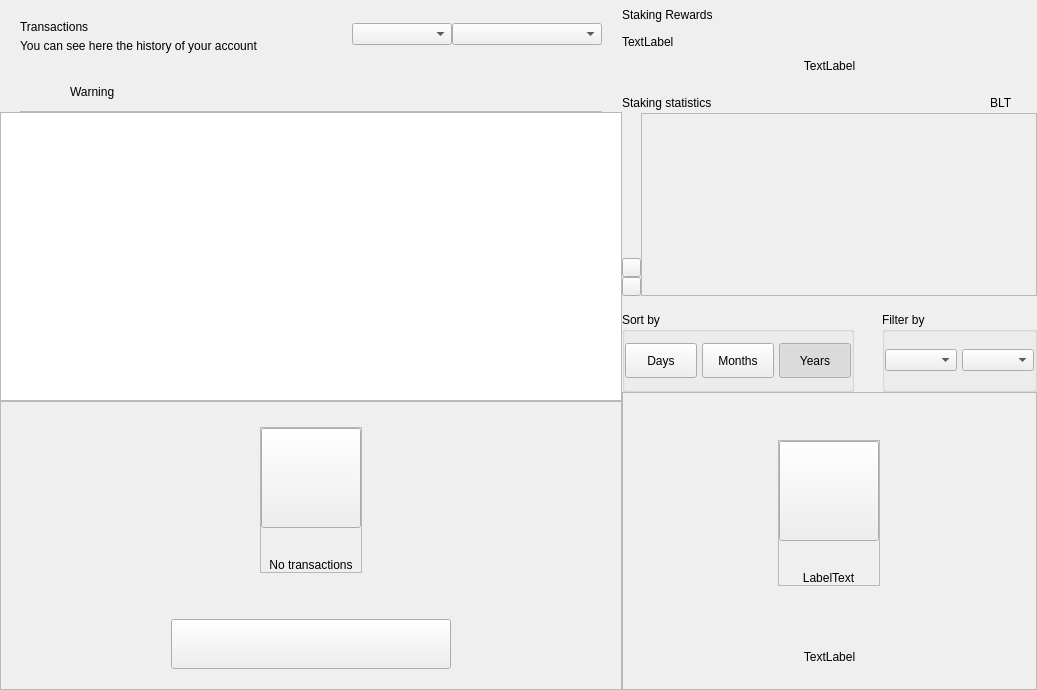
<?xml version="1.0" encoding="UTF-8"?>
<ui version="4.0">
 <class>DashboardWidget</class>
 <widget class="QWidget" name="DashboardWidget">
  <property name="geometry">
   <rect>
    <x>0</x>
    <y>0</y>
    <width>1037</width>
    <height>690</height>
   </rect>
  </property>
  <property name="windowTitle">
   <string>Form</string>
  </property>
  <layout class="QHBoxLayout" name="horizontalLayout_2" stretch="3,2">
   <property name="spacing">
    <number>0</number>
   </property>
   <property name="leftMargin">
    <number>0</number>
   </property>
   <property name="topMargin">
    <number>0</number>
   </property>
   <property name="rightMargin">
    <number>0</number>
   </property>
   <property name="bottomMargin">
    <number>0</number>
   </property>
   <item>
    <widget class="QWidget" name="left" native="true">
     <layout class="QVBoxLayout" name="left_2">
      <property name="spacing">
       <number>0</number>
      </property>
      <property name="leftMargin">
       <number>0</number>
      </property>
      <property name="topMargin">
       <number>0</number>
      </property>
      <property name="rightMargin">
       <number>0</number>
      </property>
      <property name="bottomMargin">
       <number>0</number>
      </property>
      <item>
       <layout class="QVBoxLayout" name="verticalLayout22">
        <property name="spacing">
         <number>0</number>
        </property>
        <property name="leftMargin">
         <number>20</number>
        </property>
        <property name="topMargin">
         <number>15</number>
        </property>
        <property name="rightMargin">
         <number>20</number>
        </property>
        <item>
         <widget class="QFrame" name="left_top_container">
          <layout class="QHBoxLayout" name="horizontalLayout">
           <property name="spacing">
            <number>0</number>
           </property>
           <property name="leftMargin">
            <number>0</number>
           </property>
           <property name="topMargin">
            <number>0</number>
           </property>
           <property name="rightMargin">
            <number>0</number>
           </property>
           <property name="bottomMargin">
            <number>0</number>
           </property>
           <item>
            <layout class="QVBoxLayout" name="verticalLayout_5">
             <property name="spacing">
              <number>5</number>
             </property>
             <property name="topMargin">
              <number>5</number>
             </property>
             <item>
              <widget class="QLabel" name="labelTitle">
               <property name="text">
                <string>Transactions</string>
               </property>
              </widget>
             </item>
             <item>
              <widget class="QLabel" name="labelSubtitle">
               <property name="text">
                <string>You can see here the history of your account</string>
               </property>
               <property name="alignment">
                <set>Qt::AlignLeading|Qt::AlignLeft|Qt::AlignVCenter</set>
               </property>
              </widget>
             </item>
            </layout>
           </item>
           <item>
            <spacer name="horizontalSpacer">
             <property name="orientation">
              <enum>Qt::Horizontal</enum>
             </property>
             <property name="sizeHint" stdset="0">
              <size>
               <width>40</width>
               <height>20</height>
              </size>
             </property>
            </spacer>
           </item>
           <item>
            <widget class="QComboBox" name="comboBoxSortType">
             <property name="minimumSize">
              <size>
               <width>100</width>
               <height>0</height>
              </size>
             </property>
            </widget>
           </item>
           <item>
            <widget class="QComboBox" name="comboBoxSort">
             <property name="minimumSize">
              <size>
               <width>150</width>
               <height>0</height>
              </size>
             </property>
            </widget>
           </item>
          </layout>
         </widget>
        </item>
       </layout>
      </item>
      <item>
       <spacer name="verticalSpacer">
        <property name="orientation">
         <enum>Qt::Vertical</enum>
        </property>
        <property name="sizeType">
         <enum>QSizePolicy::Fixed</enum>
        </property>
        <property name="sizeHint" stdset="0">
         <size>
          <width>20</width>
          <height>20</height>
         </size>
        </property>
       </spacer>
      </item>
      <item>
       <widget class="QWidget" name="layoutWarning" native="true">
        <layout class="QVBoxLayout" name="verticalLayout_3">
         <property name="spacing">
          <number>0</number>
         </property>
         <property name="leftMargin">
          <number>0</number>
         </property>
         <property name="topMargin">
          <number>0</number>
         </property>
         <property name="rightMargin">
          <number>0</number>
         </property>
         <property name="bottomMargin">
          <number>0</number>
         </property>
         <item>
          <widget class="QWidget" name="containerWarning" native="true">
           <layout class="QVBoxLayout" name="verticalLayout_21">
            <property name="spacing">
             <number>9</number>
            </property>
            <property name="leftMargin">
             <number>20</number>
            </property>
            <property name="topMargin">
             <number>9</number>
            </property>
            <property name="rightMargin">
             <number>20</number>
            </property>
            <property name="bottomMargin">
             <number>0</number>
            </property>
            <item>
             <widget class="QFrame" name="frameWarning">
              <property name="styleSheet">
               <string notr="true">border:none;</string>
              </property>
              <property name="frameShape">
               <enum>QFrame::StyledPanel</enum>
              </property>
              <property name="frameShadow">
               <enum>QFrame::Raised</enum>
              </property>
              <layout class="QHBoxLayout" name="horizontalLayout11" stretch="0,0,2">
               <property name="leftMargin">
                <number>0</number>
               </property>
               <property name="topMargin">
                <number>0</number>
               </property>
               <property name="rightMargin">
                <number>0</number>
               </property>
               <property name="bottomMargin">
                <number>0</number>
               </property>
               <item alignment="Qt::AlignVCenter">
                <widget class="QPushButton" name="imgWarning">
                 <property name="styleSheet">
                  <string notr="true">border:none;</string>
                 </property>
                 <property name="text">
                  <string/>
                 </property>
                 <property name="iconSize">
                  <size>
                   <width>24</width>
                   <height>24</height>
                  </size>
                 </property>
                </widget>
               </item>
               <item>
                <spacer name="horizontalSpacer_3">
                 <property name="orientation">
                  <enum>Qt::Horizontal</enum>
                 </property>
                 <property name="sizeType">
                  <enum>QSizePolicy::Fixed</enum>
                 </property>
                 <property name="sizeHint" stdset="0">
                  <size>
                   <width>12</width>
                   <height>20</height>
                  </size>
                 </property>
                </spacer>
               </item>
               <item alignment="Qt::AlignVCenter">
                <widget class="QLabel" name="lblWarning">
                 <property name="styleSheet">
                  <string notr="true"/>
                 </property>
                 <property name="text">
                  <string>Warning</string>
                 </property>
                 <property name="alignment">
                  <set>Qt::AlignBottom|Qt::AlignLeading|Qt::AlignLeft</set>
                 </property>
                </widget>
               </item>
              </layout>
             </widget>
            </item>
            <item>
             <widget class="QLabel" name="lblDivisory">
              <property name="minimumSize">
               <size>
                <width>0</width>
                <height>1</height>
               </size>
              </property>
              <property name="maximumSize">
               <size>
                <width>16777215</width>
                <height>1</height>
               </size>
              </property>
              <property name="styleSheet">
               <string notr="true">background-color:#bababa;</string>
              </property>
              <property name="text">
               <string/>
              </property>
              <property name="alignment">
               <set>Qt::AlignBottom|Qt::AlignLeading|Qt::AlignLeft</set>
              </property>
             </widget>
            </item>
           </layout>
          </widget>
         </item>
        </layout>
       </widget>
      </item>
      <item>
       <widget class="QListView" name="listTransactions">
        <property name="mouseTracking">
         <bool>true</bool>
        </property>
        <property name="selectionBehavior">
         <enum>QAbstractItemView::SelectItems</enum>
        </property>
        <property name="verticalScrollMode">
         <enum>QAbstractItemView::ScrollPerItem</enum>
        </property>
       </widget>
      </item>
      <item>
       <widget class="QFrame" name="emptyContainer">
        <property name="minimumSize">
         <size>
          <width>0</width>
          <height>100</height>
         </size>
        </property>
        <property name="frameShape">
         <enum>QFrame::StyledPanel</enum>
        </property>
        <property name="frameShadow">
         <enum>QFrame::Raised</enum>
        </property>
        <layout class="QVBoxLayout" name="verticalLayout_7" stretch="1,8,0,0">
         <property name="spacing">
          <number>0</number>
         </property>
         <property name="leftMargin">
          <number>0</number>
         </property>
         <property name="topMargin">
          <number>0</number>
         </property>
         <property name="rightMargin">
          <number>0</number>
         </property>
         <property name="bottomMargin">
          <number>20</number>
         </property>
         <item>
          <spacer name="verticalSpacer12">
           <property name="orientation">
            <enum>Qt::Vertical</enum>
           </property>
           <property name="sizeHint" stdset="0">
            <size>
             <width>20</width>
             <height>20</height>
            </size>
           </property>
          </spacer>
         </item>
         <item alignment="Qt::AlignHCenter|Qt::AlignVCenter">
          <widget class="QFrame" name="emptyScreen">
           <property name="sizePolicy">
            <sizepolicy hsizetype="Expanding" vsizetype="Expanding">
             <horstretch>0</horstretch>
             <verstretch>0</verstretch>
            </sizepolicy>
           </property>
           <property name="frameShape">
            <enum>QFrame::StyledPanel</enum>
           </property>
           <property name="frameShadow">
            <enum>QFrame::Raised</enum>
           </property>
           <layout class="QVBoxLayout" name="verticalLayout12">
            <property name="spacing">
             <number>30</number>
            </property>
            <property name="leftMargin">
             <number>0</number>
            </property>
            <property name="topMargin">
             <number>0</number>
            </property>
            <property name="rightMargin">
             <number>0</number>
            </property>
            <property name="bottomMargin">
             <number>0</number>
            </property>
            <item alignment="Qt::AlignHCenter|Qt::AlignVCenter">
             <widget class="QPushButton" name="pushImgEmpty">
              <property name="minimumSize">
               <size>
                <width>100</width>
                <height>100</height>
               </size>
              </property>
              <property name="maximumSize">
               <size>
                <width>100</width>
                <height>100</height>
               </size>
              </property>
              <property name="focusPolicy">
               <enum>Qt::NoFocus</enum>
              </property>
              <property name="text">
               <string/>
              </property>
              <property name="iconSize">
               <size>
                <width>100</width>
                <height>100</height>
               </size>
              </property>
             </widget>
            </item>
            <item alignment="Qt::AlignHCenter|Qt::AlignVCenter">
             <widget class="QLabel" name="labelEmpty">
              <property name="styleSheet">
               <string notr="true"/>
              </property>
              <property name="text">
               <string>No transactions</string>
              </property>
              <property name="alignment">
               <set>Qt::AlignCenter</set>
              </property>
             </widget>
            </item>
           </layout>
          </widget>
         </item>
         <item>
          <spacer name="verticalSpacer_21">
           <property name="orientation">
            <enum>Qt::Vertical</enum>
           </property>
           <property name="sizeHint" stdset="0">
            <size>
             <width>20</width>
             <height>40</height>
            </size>
           </property>
          </spacer>
         </item>
         <item alignment="Qt::AlignHCenter">
          <widget class="QPushButton" name="btnHowTo">
           <property name="minimumSize">
            <size>
             <width>280</width>
             <height>50</height>
            </size>
           </property>
           <property name="focusPolicy">
            <enum>Qt::NoFocus</enum>
           </property>
           <property name="text">
            <string/>
           </property>
          </widget>
         </item>
        </layout>
       </widget>
      </item>
     </layout>
    </widget>
   </item>
   <item>
    <widget class="QWidget" name="right" native="true">
     <property name="minimumSize">
      <size>
       <width>200</width>
       <height>0</height>
      </size>
     </property>
     <layout class="QVBoxLayout" name="verticalLayout_31">
      <property name="spacing">
       <number>0</number>
      </property>
      <property name="leftMargin">
       <number>0</number>
      </property>
      <property name="topMargin">
       <number>0</number>
      </property>
      <property name="rightMargin">
       <number>0</number>
      </property>
      <property name="bottomMargin">
       <number>0</number>
      </property>
      <item>
       <layout class="QVBoxLayout" name="verticalLayout_2" stretch="0,0,0,0,0,0,0">
        <property name="spacing">
         <number>0</number>
        </property>
        <item>
         <layout class="QHBoxLayout" name="horizontalLayout_3">
          <property name="spacing">
           <number>0</number>
          </property>
          <item>
           <layout class="QVBoxLayout" name="verticalLayout_6">
            <property name="spacing">
             <number>5</number>
            </property>
            <item>
             <widget class="QLabel" name="labelTitle2">
              <property name="minimumSize">
               <size>
                <width>0</width>
                <height>30</height>
               </size>
              </property>
              <property name="text">
               <string>Staking Rewards</string>
              </property>
             </widget>
            </item>
            <item>
             <widget class="QLabel" name="labelMessage">
              <property name="text">
               <string>TextLabel</string>
              </property>
             </widget>
            </item>
           </layout>
          </item>
          <item>
           <spacer name="horizontalSpacer_2">
            <property name="orientation">
             <enum>Qt::Horizontal</enum>
            </property>
            <property name="sizeType">
             <enum>QSizePolicy::MinimumExpanding</enum>
            </property>
            <property name="sizeHint" stdset="0">
             <size>
              <width>20</width>
              <height>20</height>
             </size>
            </property>
           </spacer>
          </item>
         </layout>
        </item>
        <item>
         <spacer name="verticalSpacer_4">
          <property name="orientation">
           <enum>Qt::Vertical</enum>
          </property>
          <property name="sizeType">
           <enum>QSizePolicy::Fixed</enum>
          </property>
          <property name="sizeHint" stdset="0">
           <size>
            <width>20</width>
            <height>10</height>
           </size>
          </property>
         </spacer>
        </item>
        <item>
         <layout class="QHBoxLayout" name="horizontalLayout_5" stretch="0">
          <property name="spacing">
           <number>0</number>
          </property>
          <item>
           <widget class="QLabel" name="labelAmountPiv">
            <property name="text">
             <string>TextLabel</string>
            </property>
            <property name="alignment">
             <set>Qt::AlignCenter</set>
            </property>
           </widget>
          </item>
         </layout>
        </item>
        <item>
         <spacer name="verticalSpacer_6">
          <property name="orientation">
           <enum>Qt::Vertical</enum>
          </property>
          <property name="sizeType">
           <enum>QSizePolicy::Fixed</enum>
          </property>
          <property name="sizeHint" stdset="0">
           <size>
            <width>20</width>
            <height>20</height>
           </size>
          </property>
         </spacer>
        </item>
        <item>
         <widget class="QWidget" name="layoutChart" native="true">
          <layout class="QVBoxLayout" name="verticalLayout_8" stretch="3,0">
           <property name="spacing">
            <number>16</number>
           </property>
           <property name="leftMargin">
            <number>0</number>
           </property>
           <property name="topMargin">
            <number>0</number>
           </property>
           <property name="rightMargin">
            <number>0</number>
           </property>
           <property name="bottomMargin">
            <number>0</number>
           </property>
           <item>
            <widget class="QWidget" name="verticalWidgetChart" native="true">
             <property name="minimumSize">
              <size>
               <width>0</width>
               <height>190</height>
              </size>
             </property>
             <property name="maximumSize">
              <size>
               <width>16777215</width>
               <height>16777215</height>
              </size>
             </property>
             <layout class="QVBoxLayout" name="verticalLayout_4" stretch="1,5">
              <property name="spacing">
               <number>0</number>
              </property>
              <property name="leftMargin">
               <number>0</number>
              </property>
              <property name="topMargin">
               <number>0</number>
              </property>
              <property name="rightMargin">
               <number>0</number>
              </property>
              <property name="bottomMargin">
               <number>0</number>
              </property>
              <item>
               <layout class="QHBoxLayout" name="horizontalLayout_4">
                <item>
                 <widget class="QLabel" name="labelChart">
                  <property name="text">
                   <string>Staking statistics</string>
                  </property>
                 </widget>
                </item>
                <item>
                 <spacer name="horizontalSpacer_4">
                  <property name="orientation">
                   <enum>Qt::Horizontal</enum>
                  </property>
                  <property name="sizeHint" stdset="0">
                   <size>
                    <width>40</width>
                    <height>20</height>
                   </size>
                  </property>
                 </spacer>
                </item>
                <item>
                 <widget class="QLabel" name="labelSquarePiv">
                  <property name="minimumSize">
                   <size>
                    <width>14</width>
                    <height>14</height>
                   </size>
                  </property>
                  <property name="maximumSize">
                   <size>
                    <width>14</width>
                    <height>14</height>
                   </size>
                  </property>
                  <property name="text">
                   <string/>
                  </property>
                 </widget>
                </item>
                <item>
                 <widget class="QLabel" name="labelPiv">
                  <property name="text">
                   <string>BLT</string>
                  </property>
                 </widget>
                </item>
                <item>
                 <spacer name="horizontalSpacer_5">
                  <property name="orientation">
                   <enum>Qt::Horizontal</enum>
                  </property>
                  <property name="sizeType">
                   <enum>QSizePolicy::Fixed</enum>
                  </property>
                  <property name="sizeHint" stdset="0">
                   <size>
                    <width>10</width>
                    <height>20</height>
                   </size>
                  </property>
                 </spacer>
                </item>
                <item>
                 <widget class="QLabel" name="labelSquarezPiv">
                  <property name="minimumSize">
                   <size>
                    <width>14</width>
                    <height>14</height>
                   </size>
                  </property>
                  <property name="maximumSize">
                   <size>
                    <width>14</width>
                    <height>14</height>
                   </size>
                  </property>
                  <property name="text">
                   <string/>
                  </property>
                 </widget>
                </item>
               </layout>
              </item>
              <item>
               <widget class="QWidget" name="chartContainer2" native="true">
                <property name="minimumSize">
                 <size>
                  <width>0</width>
                  <height>150</height>
                 </size>
                </property>
                <property name="styleSheet">
                 <string notr="true">#chartContainer{padding:0px; margin:0px;}</string>
                </property>
                <layout class="QHBoxLayout" name="horizontalLayout_11">
                 <property name="spacing">
                  <number>0</number>
                 </property>
                 <property name="leftMargin">
                  <number>0</number>
                 </property>
                 <property name="topMargin">
                  <number>0</number>
                 </property>
                 <property name="rightMargin">
                  <number>0</number>
                 </property>
                 <property name="bottomMargin">
                  <number>0</number>
                 </property>
                 <item>
                  <widget class="QWidget" name="containerChartArrow" native="true">
                   <property name="sizePolicy">
                    <sizepolicy hsizetype="Fixed" vsizetype="Preferred">
                     <horstretch>0</horstretch>
                     <verstretch>0</verstretch>
                    </sizepolicy>
                   </property>
                   <property name="minimumSize">
                    <size>
                     <width>19</width>
                     <height>0</height>
                    </size>
                   </property>
                   <property name="maximumSize">
                    <size>
                     <width>19</width>
                     <height>16777215</height>
                    </size>
                   </property>
                   <property name="styleSheet">
                    <string notr="true">#widget{
	padding:0px;
	margin:0px;
}</string>
                   </property>
                   <layout class="QVBoxLayout" name="verticalLayout_10">
                    <property name="spacing">
                     <number>0</number>
                    </property>
                    <property name="leftMargin">
                     <number>0</number>
                    </property>
                    <property name="rightMargin">
                     <number>0</number>
                    </property>
                    <property name="bottomMargin">
                     <number>0</number>
                    </property>
                    <item>
                     <spacer name="verticalSpacer_3">
                      <property name="orientation">
                       <enum>Qt::Vertical</enum>
                      </property>
                      <property name="sizeHint" stdset="0">
                       <size>
                        <width>20</width>
                        <height>127</height>
                       </size>
                      </property>
                     </spacer>
                    </item>
                    <item alignment="Qt::AlignVCenter">
                     <widget class="QWidget" name="containerArrows" native="true">
                      <layout class="QVBoxLayout" name="horizontalLayout_6" stretch="0,0">
                       <property name="spacing">
                        <number>0</number>
                       </property>
                       <property name="leftMargin">
                        <number>0</number>
                       </property>
                       <property name="topMargin">
                        <number>0</number>
                       </property>
                       <property name="rightMargin">
                        <number>0</number>
                       </property>
                       <property name="bottomMargin">
                        <number>0</number>
                       </property>
                       <item>
                        <widget class="QPushButton" name="pushButtonChartArrow">
                         <property name="minimumSize">
                          <size>
                           <width>19</width>
                           <height>19</height>
                          </size>
                         </property>
                         <property name="maximumSize">
                          <size>
                           <width>19</width>
                           <height>19</height>
                          </size>
                         </property>
                         <property name="focusPolicy">
                          <enum>Qt::NoFocus</enum>
                         </property>
                         <property name="styleSheet">
                          <string notr="true"/>
                         </property>
                         <property name="text">
                          <string/>
                         </property>
                        </widget>
                       </item>
                       <item>
                        <widget class="QPushButton" name="pushButtonChartRight">
                         <property name="minimumSize">
                          <size>
                           <width>19</width>
                           <height>19</height>
                          </size>
                         </property>
                         <property name="maximumSize">
                          <size>
                           <width>19</width>
                           <height>19</height>
                          </size>
                         </property>
                         <property name="focusPolicy">
                          <enum>Qt::NoFocus</enum>
                         </property>
                         <property name="styleSheet">
                          <string notr="true"/>
                         </property>
                         <property name="text">
                          <string/>
                         </property>
                        </widget>
                       </item>
                      </layout>
                     </widget>
                    </item>
                   </layout>
                  </widget>
                 </item>
                 <item>
                  <widget class="QFrame" name="chartContainer">
                   <property name="sizePolicy">
                    <sizepolicy hsizetype="Expanding" vsizetype="Preferred">
                     <horstretch>0</horstretch>
                     <verstretch>0</verstretch>
                    </sizepolicy>
                   </property>
                   <property name="styleSheet">
                    <string notr="true">padding:0px;
margin:0px;</string>
                   </property>
                   <property name="frameShape">
                    <enum>QFrame::StyledPanel</enum>
                   </property>
                   <property name="frameShadow">
                    <enum>QFrame::Raised</enum>
                   </property>
                  </widget>
                 </item>
                </layout>
               </widget>
              </item>
             </layout>
            </widget>
           </item>
           <item alignment="Qt::AlignVCenter">
            <widget class="QWidget" name="containerSort" native="true">
             <layout class="QHBoxLayout" name="horizontalLayout_6" stretch="3,2">
              <property name="spacing">
               <number>28</number>
              </property>
              <property name="leftMargin">
               <number>0</number>
              </property>
              <property name="topMargin">
               <number>0</number>
              </property>
              <property name="rightMargin">
               <number>0</number>
              </property>
              <property name="bottomMargin">
               <number>0</number>
              </property>
              <item>
               <widget class="QGroupBox" name="groupBoxChart">
                <property name="minimumSize">
                 <size>
                  <width>0</width>
                  <height>80</height>
                 </size>
                </property>
                <property name="maximumSize">
                 <size>
                  <width>16777215</width>
                  <height>80</height>
                 </size>
                </property>
                <property name="title">
                 <string>Sort by</string>
                </property>
                <layout class="QHBoxLayout" name="horizontalLayout_7">
                 <property name="spacing">
                  <number>5</number>
                 </property>
                 <property name="leftMargin">
                  <number>0</number>
                 </property>
                 <property name="rightMargin">
                  <number>0</number>
                 </property>
                 <item>
                  <widget class="QPushButton" name="pushButtonMonth">
                   <property name="minimumSize">
                    <size>
                     <width>50</width>
                     <height>35</height>
                    </size>
                   </property>
                   <property name="maximumSize">
                    <size>
                     <width>16777215</width>
                     <height>16777215</height>
                    </size>
                   </property>
                   <property name="focusPolicy">
                    <enum>Qt::NoFocus</enum>
                   </property>
                   <property name="text">
                    <string>Days</string>
                   </property>
                   <property name="checkable">
                    <bool>true</bool>
                   </property>
                   <property name="autoExclusive">
                    <bool>true</bool>
                   </property>
                  </widget>
                 </item>
                 <item>
                  <widget class="QPushButton" name="pushButtonYear">
                   <property name="minimumSize">
                    <size>
                     <width>50</width>
                     <height>35</height>
                    </size>
                   </property>
                   <property name="maximumSize">
                    <size>
                     <width>16777215</width>
                     <height>16777215</height>
                    </size>
                   </property>
                   <property name="focusPolicy">
                    <enum>Qt::NoFocus</enum>
                   </property>
                   <property name="text">
                    <string>Months</string>
                   </property>
                   <property name="checkable">
                    <bool>true</bool>
                   </property>
                   <property name="autoExclusive">
                    <bool>true</bool>
                   </property>
                  </widget>
                 </item>
                 <item>
                  <widget class="QPushButton" name="pushButtonAll">
                   <property name="sizePolicy">
                    <sizepolicy hsizetype="Preferred" vsizetype="Fixed">
                     <horstretch>0</horstretch>
                     <verstretch>0</verstretch>
                    </sizepolicy>
                   </property>
                   <property name="minimumSize">
                    <size>
                     <width>50</width>
                     <height>35</height>
                    </size>
                   </property>
                   <property name="maximumSize">
                    <size>
                     <width>16777215</width>
                     <height>16777215</height>
                    </size>
                   </property>
                   <property name="focusPolicy">
                    <enum>Qt::NoFocus</enum>
                   </property>
                   <property name="text">
                    <string>Years</string>
                   </property>
                   <property name="checkable">
                    <bool>true</bool>
                   </property>
                   <property name="checked">
                    <bool>true</bool>
                   </property>
                   <property name="autoExclusive">
                    <bool>true</bool>
                   </property>
                  </widget>
                 </item>
                </layout>
               </widget>
              </item>
              <item>
               <widget class="QGroupBox" name="container_chart_dropboxes">
                <property name="minimumSize">
                 <size>
                  <width>55</width>
                  <height>80</height>
                 </size>
                </property>
                <property name="maximumSize">
                 <size>
                  <width>16777215</width>
                  <height>80</height>
                 </size>
                </property>
                <property name="title">
                 <string>Filter by</string>
                </property>
                <layout class="QHBoxLayout" name="horizontalLayout_8" stretch="1,1">
                 <property name="spacing">
                  <number>5</number>
                 </property>
                 <property name="leftMargin">
                  <number>0</number>
                 </property>
                 <property name="topMargin">
                  <number>0</number>
                 </property>
                 <property name="rightMargin">
                  <number>0</number>
                 </property>
                 <property name="bottomMargin">
                  <number>0</number>
                 </property>
                 <item>
                  <widget class="QWidget" name="containerBoxMonths" native="true">
                   <property name="minimumSize">
                    <size>
                     <width>55</width>
                     <height>0</height>
                    </size>
                   </property>
                   <layout class="QHBoxLayout" name="horizontalLayout_9">
                    <property name="spacing">
                     <number>0</number>
                    </property>
                    <property name="leftMargin">
                     <number>0</number>
                    </property>
                    <property name="topMargin">
                     <number>0</number>
                    </property>
                    <property name="rightMargin">
                     <number>0</number>
                    </property>
                    <property name="bottomMargin">
                     <number>0</number>
                    </property>
                    <item>
                     <widget class="QComboBox" name="comboBoxMonths">
                      <property name="minimumSize">
                       <size>
                        <width>55</width>
                        <height>0</height>
                       </size>
                      </property>
                     </widget>
                    </item>
                   </layout>
                  </widget>
                 </item>
                 <item>
                  <widget class="QWidget" name="containerBoxYears" native="true">
                   <property name="sizePolicy">
                    <sizepolicy hsizetype="Preferred" vsizetype="Preferred">
                     <horstretch>0</horstretch>
                     <verstretch>0</verstretch>
                    </sizepolicy>
                   </property>
                   <property name="minimumSize">
                    <size>
                     <width>50</width>
                     <height>0</height>
                    </size>
                   </property>
                   <layout class="QHBoxLayout" name="horizontalLayout_10">
                    <property name="spacing">
                     <number>0</number>
                    </property>
                    <property name="leftMargin">
                     <number>0</number>
                    </property>
                    <property name="topMargin">
                     <number>0</number>
                    </property>
                    <property name="rightMargin">
                     <number>0</number>
                    </property>
                    <property name="bottomMargin">
                     <number>0</number>
                    </property>
                    <item>
                     <widget class="QComboBox" name="comboBoxYears">
                      <property name="minimumSize">
                       <size>
                        <width>40</width>
                        <height>0</height>
                       </size>
                      </property>
                     </widget>
                    </item>
                   </layout>
                  </widget>
                 </item>
                </layout>
               </widget>
              </item>
             </layout>
            </widget>
           </item>
          </layout>
         </widget>
        </item>
        <item>
         <widget class="QFrame" name="emptyContainerChart">
          <property name="minimumSize">
           <size>
            <width>0</width>
            <height>100</height>
           </size>
          </property>
          <property name="frameShape">
           <enum>QFrame::StyledPanel</enum>
          </property>
          <property name="frameShadow">
           <enum>QFrame::Raised</enum>
          </property>
          <layout class="QVBoxLayout" name="verticalLayout_71" stretch="1,8,0,0">
           <property name="spacing">
            <number>0</number>
           </property>
           <property name="leftMargin">
            <number>0</number>
           </property>
           <property name="topMargin">
            <number>0</number>
           </property>
           <property name="rightMargin">
            <number>0</number>
           </property>
           <property name="bottomMargin">
            <number>25</number>
           </property>
           <item>
            <spacer name="verticalSpacer11">
             <property name="orientation">
              <enum>Qt::Vertical</enum>
             </property>
             <property name="sizeHint" stdset="0">
              <size>
               <width>20</width>
               <height>20</height>
              </size>
             </property>
            </spacer>
           </item>
           <item alignment="Qt::AlignHCenter|Qt::AlignVCenter">
            <widget class="QFrame" name="emptyScreen1">
             <property name="sizePolicy">
              <sizepolicy hsizetype="Expanding" vsizetype="Expanding">
               <horstretch>0</horstretch>
               <verstretch>0</verstretch>
              </sizepolicy>
             </property>
             <property name="frameShape">
              <enum>QFrame::StyledPanel</enum>
             </property>
             <property name="frameShadow">
              <enum>QFrame::Raised</enum>
             </property>
             <layout class="QVBoxLayout" name="verticalLayout">
              <property name="spacing">
               <number>30</number>
              </property>
              <property name="leftMargin">
               <number>0</number>
              </property>
              <property name="topMargin">
               <number>0</number>
              </property>
              <property name="rightMargin">
               <number>0</number>
              </property>
              <property name="bottomMargin">
               <number>0</number>
              </property>
              <item alignment="Qt::AlignHCenter|Qt::AlignVCenter">
               <widget class="QPushButton" name="pushImgEmptyChart">
                <property name="minimumSize">
                 <size>
                  <width>100</width>
                  <height>100</height>
                 </size>
                </property>
                <property name="maximumSize">
                 <size>
                  <width>100</width>
                  <height>100</height>
                 </size>
                </property>
                <property name="focusPolicy">
                 <enum>Qt::NoFocus</enum>
                </property>
                <property name="text">
                 <string/>
                </property>
                <property name="iconSize">
                 <size>
                  <width>100</width>
                  <height>100</height>
                 </size>
                </property>
               </widget>
              </item>
              <item alignment="Qt::AlignHCenter|Qt::AlignVCenter">
               <widget class="QLabel" name="labelEmptyChart">
                <property name="styleSheet">
                 <string notr="true"/>
                </property>
                <property name="text">
                 <string>LabelText</string>
                </property>
                <property name="alignment">
                 <set>Qt::AlignCenter</set>
                </property>
               </widget>
              </item>
             </layout>
            </widget>
           </item>
           <item>
            <spacer name="verticalSpacer_2">
             <property name="orientation">
              <enum>Qt::Vertical</enum>
             </property>
             <property name="sizeHint" stdset="0">
              <size>
               <width>20</width>
               <height>40</height>
              </size>
             </property>
            </spacer>
           </item>
           <item>
            <widget class="QLabel" name="labelMessageEmpty">
             <property name="styleSheet">
              <string notr="true">#labelMessageEmpty {
	padding-left:30px;
	padding-right:30px;
}</string>
             </property>
             <property name="text">
              <string>TextLabel</string>
             </property>
             <property name="alignment">
              <set>Qt::AlignCenter</set>
             </property>
             <property name="wordWrap">
              <bool>true</bool>
             </property>
            </widget>
           </item>
          </layout>
         </widget>
        </item>
        <item>
         <widget class="QWidget" name="layoutShadow" native="true">
          <layout class="QVBoxLayout" name="verticalLayout_9">
           <property name="spacing">
            <number>0</number>
           </property>
           <property name="leftMargin">
            <number>0</number>
           </property>
           <property name="topMargin">
            <number>0</number>
           </property>
           <property name="rightMargin">
            <number>0</number>
           </property>
           <property name="bottomMargin">
            <number>0</number>
           </property>
          </layout>
         </widget>
        </item>
       </layout>
      </item>
     </layout>
    </widget>
   </item>
  </layout>
 </widget>
 <resources/>
 <connections/>
</ui>
